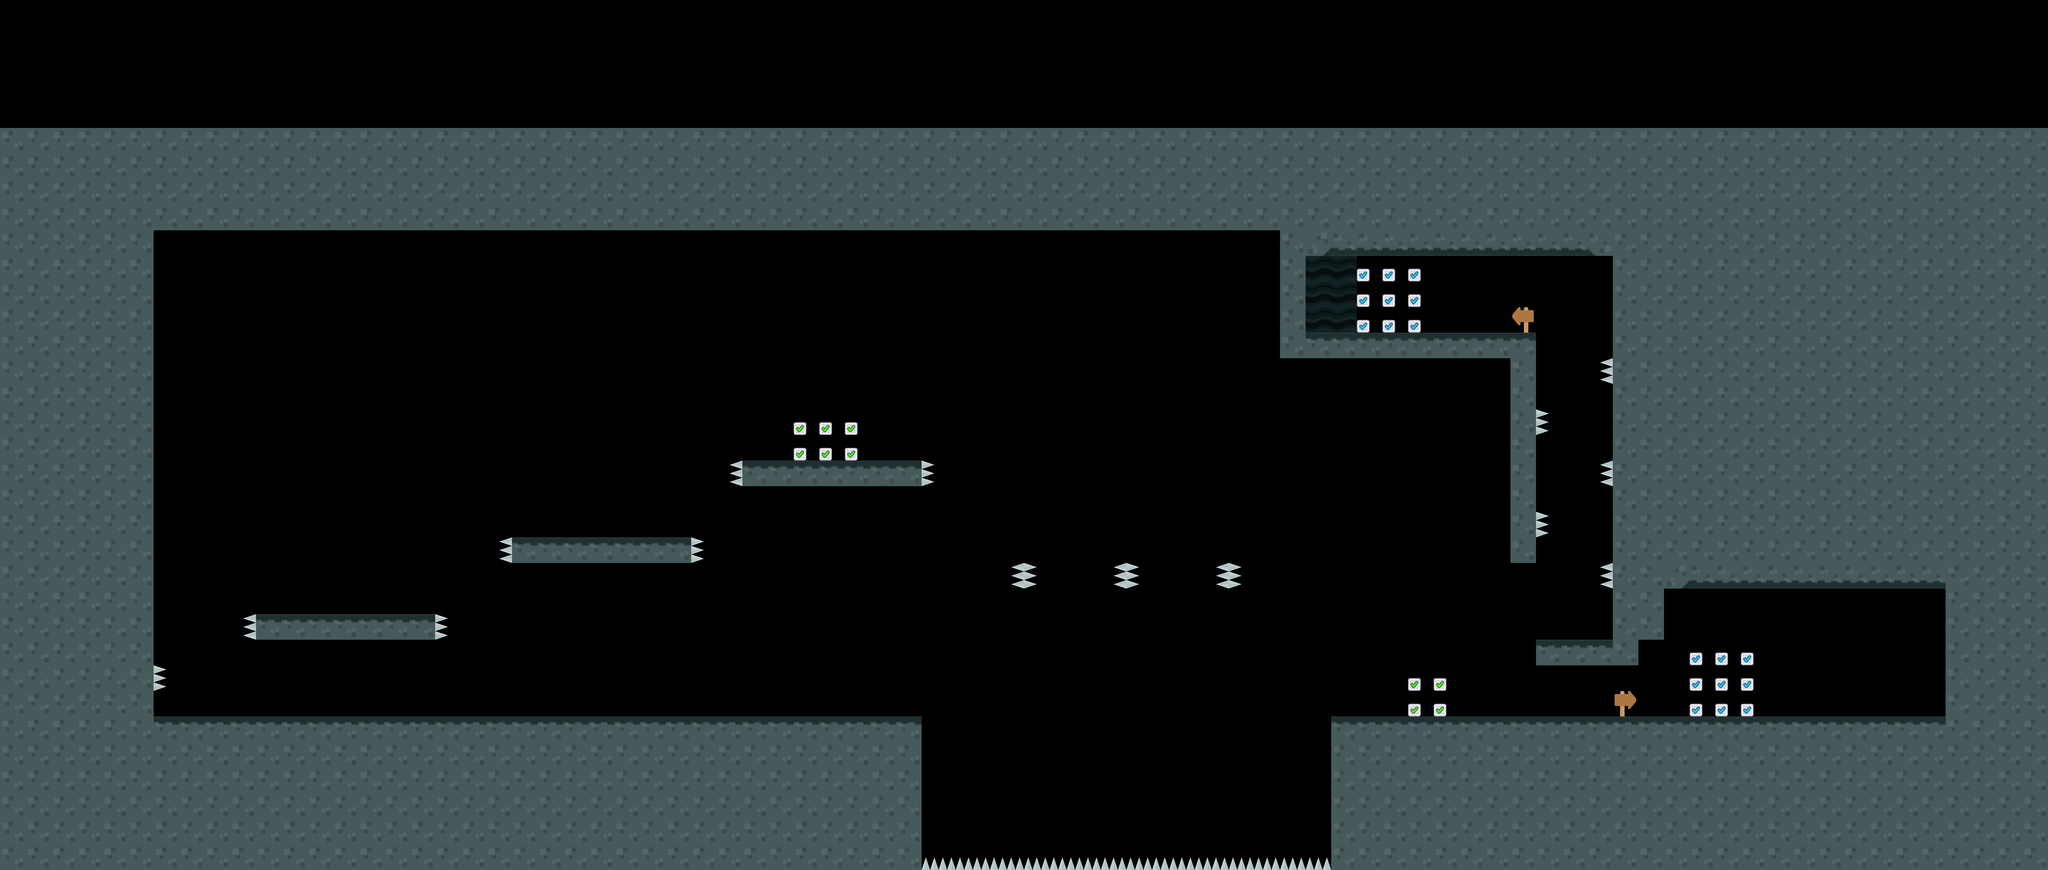

Tiled map render using the project's own tile images. Description and the map definition, with tile-layer contents summarised, below:
An orthogonal 80x34 tile map with 128x128 px tiles, 5 tile layers (Platforms, Hazard, Load Zone, Background, ...), 5 tilesets.

<map version="1.10" tiledversion="1.11.2" orientation="orthogonal" renderorder="right-down" width="80" height="34" tilewidth="128" tileheight="128" infinite="0" nextlayerid="6" nextobjectid="1">
 <tileset firstgid="1" source="../tilesets/groundStone.tsx" />
 <tileset firstgid="16" source="../tilesets/load.tsx" />
 <tileset firstgid="34" source="../tilesets/groundSand.tsx" />
 <tileset firstgid="41" source="../tilesets/load.tsx" />
 <tileset firstgid="59" source="../tilesets/groundMarble.tsx" />
 <layer id="1" name="Platforms" width="80" height="34">
  <data>[2720 cells, 652 non-empty, 5 distinct tile ids]</data>
 </layer>
 <layer id="3" name="Hazard" width="80" height="34">
  <data>[2720 cells, 34 non-empty, 3 distinct tile ids]</data>
 </layer>
 <layer id="2" name="Load Zone" width="80" height="34">
  <data>[2720 cells, 28 non-empty, 3 distinct tile ids]</data>
 </layer>
 <layer id="4" name="Background" width="80" height="34">
  <data>[2720 cells, 6 non-empty, 1 distinct tile ids]</data>
 </layer>
 <layer id="5" name="Foreground" width="80" height="34">
  <data>[2720 cells, 490 non-empty, 3 distinct tile ids]</data>
 </layer>
</map>
